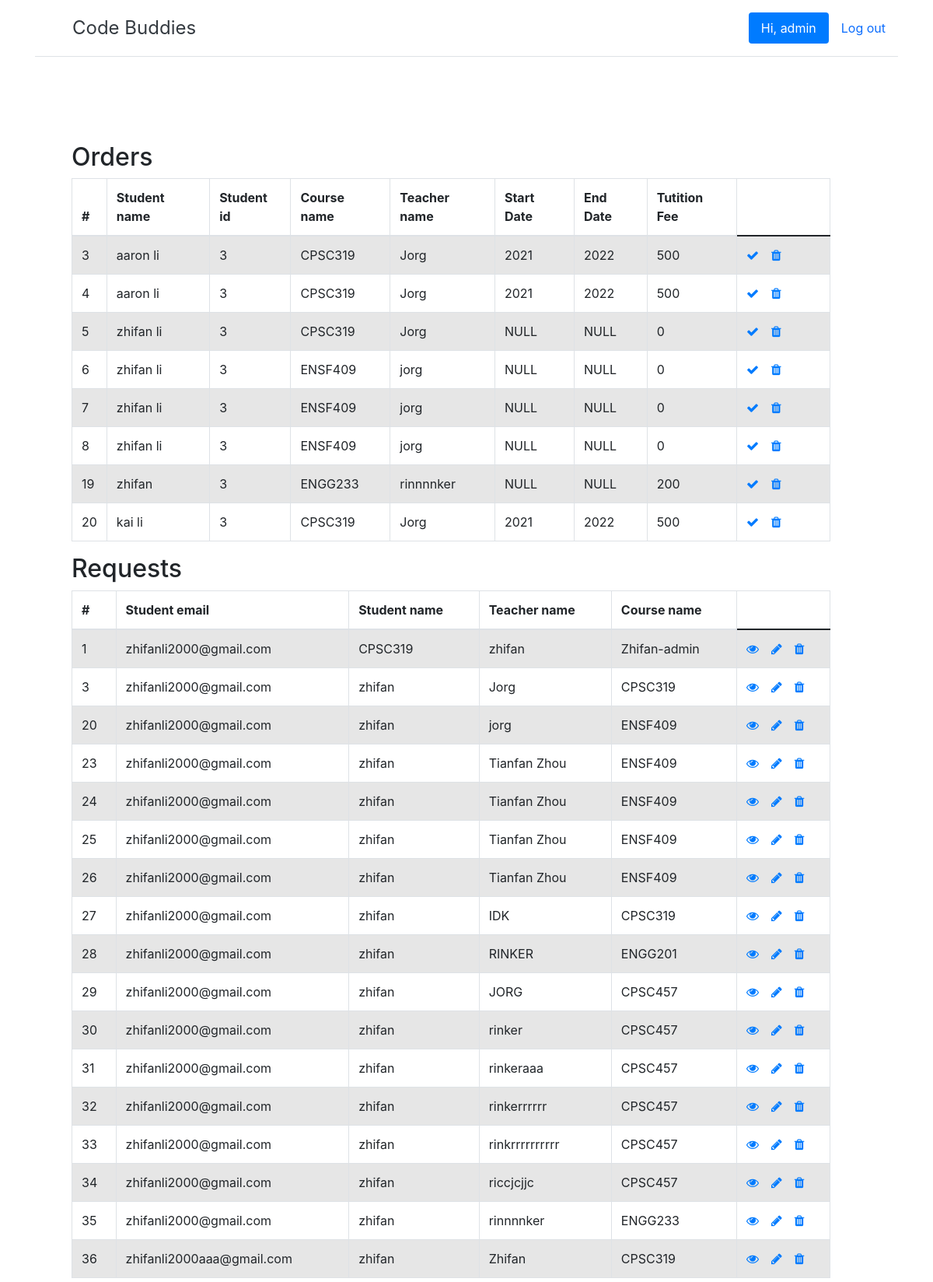
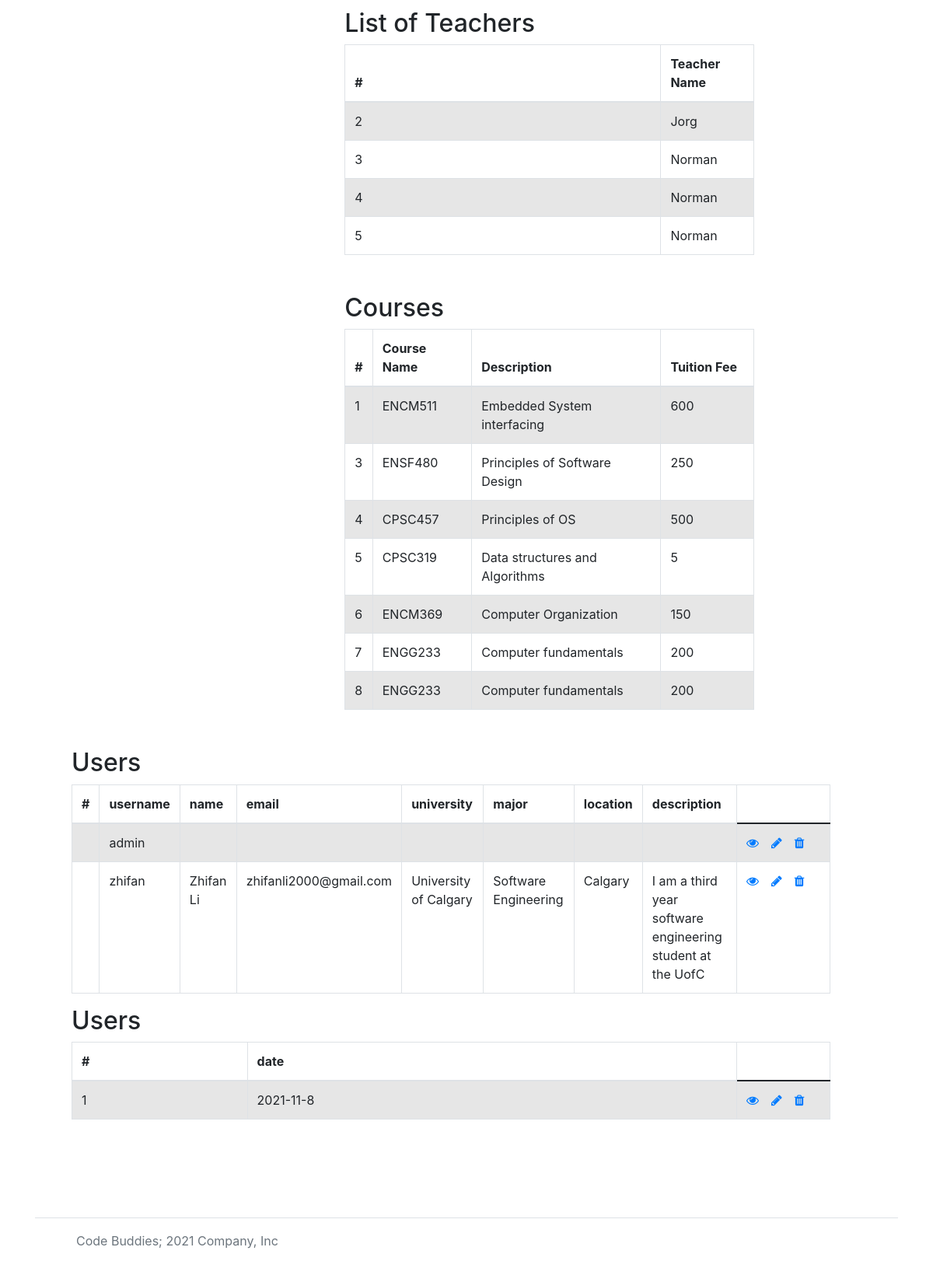
Screenshot of /demo/welcomeAdmin.php (signed in) with the database file from the repository (2 pictures, top to bottom).
### tables this page shows
CREATE TABLE `order_list` (
  `order_id` int(255) NOT NULL,
  `student_name` varchar(255) DEFAULT NULL,
  `student_id` int(255) NOT NULL,
  `course_name` varchar(255) NOT NULL,
  `teacher_name` varchar(255) NOT NULL,
  `start_date` varchar(255) DEFAULT NULL,
  `end_date` varchar(255) DEFAULT NULL,
  `salary` int(255) DEFAULT NULL,
  `admin_id` int(255) DEFAULT NULL
);

CREATE TABLE `request` (
  `request_id` int(255) NOT NULL,
  `email` varchar(255) NOT NULL,
  `client_name` varchar(255) NOT NULL,
  `teacher_name` varchar(255) NOT NULL,
  `course_name` varchar(255) NOT NULL,
  `admin_id` int(255) DEFAULT NULL
);

CREATE TABLE `teacher` (
  `teacher_id` int(255) NOT NULL,
  `teacher_name` varchar(255) NOT NULL,
  `admin_id` int(255) DEFAULT NULL
);

CREATE TABLE `software_courses` (
  `id` int(255) NOT NULL,
  `course_name` varchar(255) NOT NULL,
  `description` varchar(255) DEFAULT NULL,
  `tuition_fee` int(11) NOT NULL
);

CREATE TABLE `users` (
  `ID` int(11) NOT NULL,
  `username` varchar(255) NOT NULL,
  `password` varchar(255) NOT NULL,
  `name` varchar(255) DEFAULT NULL,
  `email` varchar(255) DEFAULT NULL,
  `university` varchar(255) DEFAULT NULL,
  `major` varchar(255) DEFAULT NULL,
  `location` varchar(255) DEFAULT NULL,
  `description` varchar(255) DEFAULT NULL
);

CREATE TABLE `appointment` (
  `id` int(255) NOT NULL,
  `date` varchar(255) NOT NULL,
  `admin_id` int(255) DEFAULT NULL
);

### demo/Model/OrderListModel.php (the view, shortened to what the rows shown need)
<?php
require_once  PROJECT_ROOT_PATH . "/Model/Database.php";
class OrderListModel extends Database
{
    public function displayList(){
        $result=$this->getOrderList(100);
                            if(count ($result) > 0){
                                echo '<h2 class="pull-left">Orders</h2>';
                                echo '<table class="table table-bordered table-striped">';
                                    echo "<thead>";
                                        echo "<tr>";
                                            echo "<th>#</th>";
                                            echo "<th>Student name</th>";
                                            echo "<th>Student id</th>";
                                            echo "<th>Course name</th>";
                                            echo "<th>Teacher name</th>";
                                            echo "<th>Start Date</th>";
                                            echo "<th>End Date</th>";
                                            echo "<th>Tutition Fee</th>";
                                        echo "</tr>";
                                    echo "</thead>";
                                    echo "<tbody>";
                                    foreach ($result as $row){
                                        echo "<tr>";
                                            echo "<td>" . $row['order_id'] . "</td>";
                                            echo "<td>" . $row['student_name'] . "</td>";
                                            echo "<td>" . $row['student_id'] . "</td>";
                                            echo "<td>" . $row['course_name'] . "</td>";
                                            echo "<td>" . $row['teacher_name'] . "</td>";
                                            echo "<td>" . $row['start_date'] . "</td>";
                                            echo "<td>" . $row['end_date'] . "</td>";
                                            echo "<td>" . $row['salary'] . "</td>";
                                            echo "<td>";
                                                echo '<a href="./action-pages/approve-request.php?id='. $row['order_id'] .'" class="mr-3" title="Approve request" data-toggle="tooltip"><span class="fa fa-check"></span></a>';
                                                echo '<a href="./action-pages/delete-request.php?order_id='. $row['order_id'] .'" title="Ignore request" data-toggle="tooltip"><span class="fa fa-trash"></span></a>';
                                            echo "</td>";
                                        echo "</tr>";
                                    }
                                    echo "</tbody>";
                                echo "</table>";
                            } else{
                                echo '<div class="alert alert-danger"><em>No records were found.</em></div>';
                            }
    }
    public function getOrderList($limit)
    {
        return $this->select("SELECT * FROM order_list LIMIT ?", ["i", $limit]);
    }
}
?>

### demo/Model/RequestModel.php (shortened to what the rows shown need)
<?php
require_once  PROJECT_ROOT_PATH . "/Model/Database.php";
require_once  PROJECT_ROOT_PATH . "/Model/OrderListModel.php";
class RequestModel extends Database
{
    public function displayList(){
        $result=$this->getRequest(100);
                            if(count ($result) > 0){
                                echo '<h2 class="pull-left">Requests</h2>';
                                echo '<table class="table table-bordered table-striped">';
                                    echo "<thead>";
                                        echo "<tr>";
                                            echo "<th>#</th>";
                                            echo "<th>Student email</th>";
                                            echo "<th>Student name</th>";
                                            echo "<th>Teacher name</th>";
                                            echo "<th>Course name</th>";
                                        echo "</tr>";
                                    echo "</thead>";
                                    echo "<tbody>";
                                    foreach ($result as $row){
                                        echo "<tr>";
                                            echo "<td>" . $row['request_id'] . "</td>";
                                            echo "<td>" . $row['email'] . "</td>";
                                            echo "<td>" . $row['client_name'] . "</td>";
                                            echo "<td>" . $row['teacher_name'] . "</td>";
                                            echo "<td>" . $row['course_name'] . "</td>";
                                            echo "<td>";
                                                echo '<a href="read.php?id='. $row['id'] .'" class="mr-3" title="View Record" data-toggle="tooltip"><span class="fa fa-eye"></span></a>';
                                                echo '<a href="update.php?id='. $row['id'] .'" class="mr-3" title="Update Record" data-toggle="tooltip"><span class="fa fa-pencil"></span></a>';
                                                echo '<a href="delete.php?id='. $row['id'] .'" title="Delete Record" data-toggle="tooltip"><span class="fa fa-trash"></span></a>';
                                            echo "</td>";
                                        echo "</tr>";
                                    }
                                    echo "</tbody>";
                                echo "</table>";
                            } else{
                                echo '<div class="alert alert-danger"><em>No records were found.</em></div>';
                            }
    }
    public function getRequest($limit)
    {
        return $this->select("SELECT * FROM request LIMIT ?", ["i", $limit]);
    }
}
?>

### demo/Model/TeacherModel.php (shortened to what the rows shown need)
<?php
require_once  PROJECT_ROOT_PATH . "/Model/Database.php";
class TeacherModel extends Database
{
    public function displayList(){
        $result=$this->getTeacher(10);
                            if(count ($result) > 0){
                                echo '<h2 class="table-title">List of Teachers</h2>';
                                echo '<div class="courses">';
                                echo '<table class="table table-bordered table-striped">';
                                    echo "<thead>";
                                        echo "<tr>";
                                            echo "<th>#</th>";
                                            echo "<th>Teacher Name</th>";
                                        echo "</tr>";
                                    echo "</thead>";
                                    echo "<tbody>";
                                    foreach ($result as $row){
                                        echo "<tr>";
                                            echo "<td>" . $row['teacher_id'] . "</td>";
                                            echo "<td>" . $row['teacher_name'] . "</td>";
                                        echo "</tr>";
                                    }
                                    echo "</tbody>";
                                echo "</table>";
                                echo '</div>';
                            } else{
                                echo '<div class="alert alert-danger"><em>No records were found.</em></div>';
                            }
        }
    public function getTeacher($limit)
    {
        return $this->select("SELECT * FROM teacher LIMIT ?", ["i", $limit]);
    }
}
?>

### demo/Model/SoftwareCoursesModel.php (shortened to what the rows shown need)
<?php
require_once  PROJECT_ROOT_PATH . "/Model/Database.php";
class SoftwareCoursesModel extends Database
{
    public function displayList(){
    $result=$this->getSoftwareCourses(10);
                        if(count ($result) > 0){
                            echo '<h2 class="table-title">Courses</h2>';
                            echo '<div class="courses">';
                            echo '<table class="table table-bordered table-striped">';
                                echo "<thead>";
                                    echo "<tr>";
                                        echo "<th>#</th>";
                                        echo "<th>Course Name</th>";
                                        echo "<th>Description</th>";
                                        echo "<th>Tuition Fee</th>";
                                    echo "</tr>";
                                echo "</thead>";
                                echo "<tbody>";
                                foreach ($result as $row){
                                    echo "<tr>";
                                        echo "<td>" . $row['id'] . "</td>";
                                        echo "<td>" . $row['course_name'] . "</td>";
                                        echo "<td>" . $row['description'] . "</td>";
                                        echo "<td>" . $row['tuition_fee'] . "</td>";
                                    echo "</tr>";
                                }
                                echo "</tbody>";
                            echo "</table>";
                            echo '</div>';
                        } else{
                            echo '<div class="alert alert-danger"><em>No records were found.</em></div>';
                        }
    }
    public function getSoftwareCourses($limit)
    {
        return $this->select("SELECT * FROM software_courses LIMIT ?", ["i", $limit]);
    }
}
?>

### demo/Model/UserModel.php (shortened to what the rows shown need)
<?php
require_once  PROJECT_ROOT_PATH . "/Model/Database.php";
class UserModel extends Database
{
    public function displayList(){
        $result=$this->getUsers(100);
                            if(count ($result) > 0){
                                echo '<h2 class="pull-left">Users</h2>';
                                echo '<table class="table table-bordered table-striped">';
                                    echo "<thead>";
                                        echo "<tr>";
                                            echo "<th>#</th>";
                                            echo "<th>username</th>";
                                            echo "<th>name</th>";
                                            echo "<th>email</th>";
                                            echo "<th>university</th>";
                                            echo "<th>major</th>";
                                            echo "<th>location</th>";
                                            echo "<th>description</th>";
                                        echo "</tr>";
                                    echo "</thead>";
                                    echo "<tbody>";
                                    foreach ($result as $row){
                                        echo "<tr>";
                                            echo "<td>" . $row['id'] . "</td>";
                                            echo "<td>" . $row['username'] . "</td>";
                                            echo "<td>" . $row['name'] . "</td>";
                                            echo "<td>" . $row['email'] . "</td>";
                                            echo "<td>" . $row['university'] . "</td>";
                                            echo "<td>" . $row['major'] . "</td>";
                                            echo "<td>" . $row['location'] . "</td>";
                                            echo "<td>" . $row['description'] . "</td>";
                                            echo "<td>";
                                                echo '<a href="read.php?id='. $row['id'] .'" class="mr-3" title="View Record" data-toggle="tooltip"><span class="fa fa-eye"></span></a>';
                                                echo '<a href="update.php?id='. $row['id'] .'" class="mr-3" title="Update Record" data-toggle="tooltip"><span class="fa fa-pencil"></span></a>';
                                                echo '<a href="delete.php?id='. $row['id'] .'" title="Delete Record" data-toggle="tooltip"><span class="fa fa-trash"></span></a>';
                                            echo "</td>";
                                        echo "</tr>";
                                    }
                                    echo "</tbody>";
                                echo "</table>";
                            } else{
                                echo '<div class="alert alert-danger"><em>No records were found.</em></div>';
                            }
        }
    public function getUsers($limit)
    {
        return $this->select("SELECT * FROM users LIMIT ?", ["i", $limit]);
    }
}
?>

### demo/Model/AppointmentModel.php (shortened to what the rows shown need)
<?php
require_once  PROJECT_ROOT_PATH . "/Model/Database.php";
class AppointmentModel extends Database
{
    public function displayList(){
        $result=$this->getAppointment(100);
                            if(count ($result) > 0){
                                echo '<h2 class="pull-left">Users</h2>';
                                echo '<table class="table table-bordered table-striped">';
                                    echo "<thead>";
                                        echo "<tr>";
                                            echo "<th>#</th>";
                                            echo "<th>date</th>";
                                        echo "</tr>";
                                    echo "</thead>";
                                    echo "<tbody>";
                                    foreach ($result as $row){
                                        echo "<tr>";
                                            echo "<td>" . $row['id'] . "</td>";
                                            echo "<td>" . $row['date'] . "</td>";
                                            echo "<td>";
                                                echo '<a href="read.php?id='. $row['id'] .'" class="mr-3" title="View Record" data-toggle="tooltip"><span class="fa fa-eye"></span></a>';
                                                echo '<a href="update.php?id='. $row['id'] .'" class="mr-3" title="Update Record" data-toggle="tooltip"><span class="fa fa-pencil"></span></a>';
                                                echo '<a href="delete.php?id='. $row['id'] .'" title="Delete Record" data-toggle="tooltip"><span class="fa fa-trash"></span></a>';
                                            echo "</td>";
                                        echo "</tr>";
                                    }
                                    echo "</tbody>";
                                echo "</table>";
                            } else{
                                echo '<div class="alert alert-danger"><em>No records were found.</em></div>';
                            }
        }
    public function getAppointment($limit)
    {
        return $this->select("SELECT * FROM appointment LIMIT ?", ["i", $limit]);
    }
}
?>

### rows the page displays
order_list: order_id "3", student_name "aaron li", student "3", course_name "CPSC319", teacher_name "Jorg", start_date "2021", end_date "2022", salary "500"
order_list: order_id "4", student_name "aaron li", student "3", course_name "CPSC319", teacher_name "Jorg", start_date "2021", end_date "2022", salary "500"
order_list: order_id "5", student_name "zhifan li", student "3", course_name "CPSC319", teacher_name "Jorg", start_date "NULL", end_date "NULL", salary "0"
order_list: order_id "6", student_name "zhifan li", student "3", course_name "ENSF409", teacher_name "jorg", start_date "NULL", end_date "NULL", salary "0"
order_list: order_id "7", student_name "zhifan li", student "3", course_name "ENSF409", teacher_name "jorg", start_date "NULL", end_date "NULL", salary "0"
order_list: order_id "8", student_name "zhifan li", student "3", course_name "ENSF409", teacher_name "jorg", start_date "NULL", end_date "NULL", salary "0"
order_list: order_id "19", student_name "zhifan", student "3", course_name "ENGG233", teacher_name "rinnnnker", start_date "NULL", end_date "NULL", salary "200"
order_list: order_id "20", student_name "kai li", student "3", course_name "CPSC319", teacher_name "Jorg", start_date "2021", end_date "2022", salary "500"
request: request_id "1", email "zhifanli2000@gmail.com", client_name "CPSC319", teacher_name "zhifan", course_name "Zhifan-admin"
request: request_id "3", email "zhifanli2000@gmail.com", client_name "zhifan", teacher_name "Jorg", course_name "CPSC319"
request: request_id "20", email "zhifanli2000@gmail.com", client_name "zhifan", teacher_name "jorg", course_name "ENSF409"
request: request_id "23", email "zhifanli2000@gmail.com", client_name "zhifan", teacher_name "Tianfan Zhou", course_name "ENSF409"
request: request_id "24", email "zhifanli2000@gmail.com", client_name "zhifan", teacher_name "Tianfan Zhou", course_name "ENSF409"
request: request_id "25", email "zhifanli2000@gmail.com", client_name "zhifan", teacher_name "Tianfan Zhou", course_name "ENSF409"
request: request_id "26", email "zhifanli2000@gmail.com", client_name "zhifan", teacher_name "Tianfan Zhou", course_name "ENSF409"
request: request_id "27", email "zhifanli2000@gmail.com", client_name "zhifan", teacher_name "IDK", course_name "CPSC319"
request: request_id "28", email "zhifanli2000@gmail.com", client_name "zhifan", teacher_name "RINKER", course_name "ENGG201"
request: request_id "29", email "zhifanli2000@gmail.com", client_name "zhifan", teacher_name "JORG", course_name "CPSC457"
request: request_id "30", email "zhifanli2000@gmail.com", client_name "zhifan", teacher_name "rinker", course_name "CPSC457"
request: request_id "31", email "zhifanli2000@gmail.com", client_name "zhifan", teacher_name "rinkeraaa", course_name "CPSC457"
request: request_id "32", email "zhifanli2000@gmail.com", client_name "zhifan", teacher_name "rinkerrrrrr", course_name "CPSC457"
request: request_id "33", email "zhifanli2000@gmail.com", client_name "zhifan", teacher_name "rinkrrrrrrrrrr", course_name "CPSC457"
request: request_id "34", email "zhifanli2000@gmail.com", client_name "zhifan", teacher_name "riccjcjjc", course_name "CPSC457"
request: request_id "35", email "zhifanli2000@gmail.com", client_name "zhifan", teacher_name "rinnnnker", course_name "ENGG233"
request: request_id "36", email "zhifanli2000aaa@gmail.com", client_name "zhifan", teacher_name "Zhifan", course_name "CPSC319"
teacher: teacher_id "2", teacher_name "Jorg"
teacher: teacher_id "3", teacher_name "Norman"
teacher: teacher_id "4", teacher_name "Norman"
teacher: teacher_id "5", teacher_name "Norman"
software_courses: id "1", course_name "ENCM511", description "Embedded System interfacing", tuition_fee "600"
software_courses: id "3", course_name "ENSF480", description "Principles of Software Design", tuition_fee "250"
software_courses: id "4", course_name "CPSC457", description "Principles of OS", tuition_fee "500"
software_courses: id "5", course_name "CPSC319", description "Data structures and Algorithms", tuition_fee "5"
software_courses: id "6", course_name "ENCM369", description "Computer Organization", tuition_fee "150"
software_courses: id "7", course_name "ENGG233", description "Computer fundamentals", tuition_fee "200"
software_courses: id "8", course_name "ENGG233", description "Computer fundamentals", tuition_fee "200"
users: username "admin"
users: username "zhifan", name "Zhifan Li", email "zhifanli2000@gmail.com", university "University of Calgary", major "Software Engineering", location "Calgary", description "I am a third year software engineering student at the UofC"
appointment: id "1", date "2021-11-8"

### other values shown
$_SESSION["username"] "admin"
